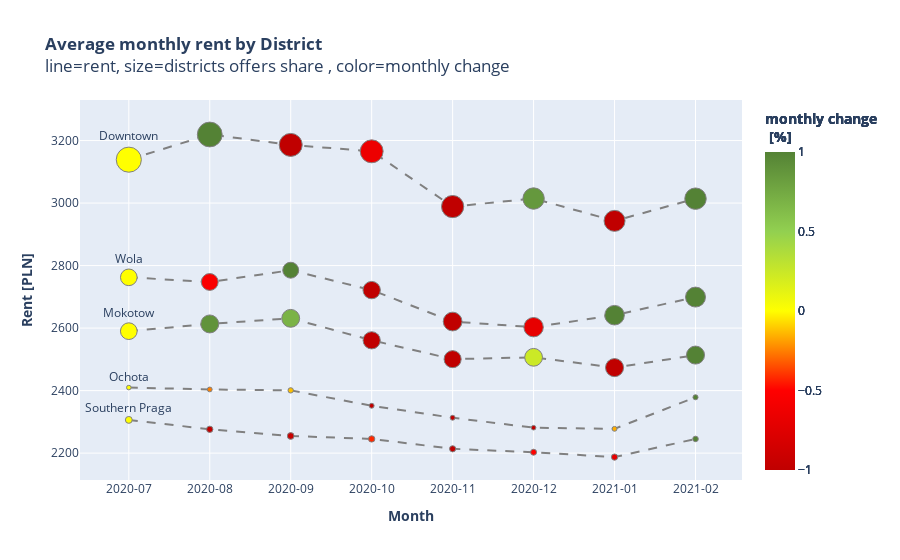

Source (notebook cell):
### Code cell
data=[]
for dtr in top_5_districts :
    df_temp = df_monthly_dtr.query("district=='{}'".format(dtr))
    df_temp.reset_index(inplace=True, drop=True)
    
    trace=go.Scatter(
            x=df_temp.year_month,
            y=df_temp.total_monthly_price,
            hovertemplate= '%{text}',
            showlegend=False,
            mode='lines+markers',
            line=dict(color="grey", dash="dash"),
            marker=dict(
            color=df_temp.change,
            colorscale = custom_scale,
            cauto=False,
            cmin=-1,
            cmax=1,
            size=df_temp.offers_share,opacity=1,

                showscale=True,
                colorbar=dict(title="<b>monthly change<br> [%] <br>")
             
        
            
            ),
            name="",
    
        text=['''<b>District: {}<br>Mean monthly price: {:.0f}</b></br><br>Change from last month {:.2f}%<br>Offers count: {:.0f}<br>District share in all offers: {:.0f}%'''\
                              .format(df_temp.district[i],
                                      df_temp.total_monthly_price[i],
                                       df_temp.change[i],
                                      df_temp.offers[i],
                                         df_temp.offers_share[i],
                                     ) for i in range(0, df_temp.shape[0])],

        )
    
    
    data.append(trace)

# Adding text trace to show district names next to first point of the line graph
names_df = df_monthly_dtr[df_monthly_dtr.district.apply(lambda x: x in top_5_districts)].query("year_month=='2020-07'")
names_df.reset_index(inplace=True, drop=True)

dtr_names_trace = go.Scatter(
            x=names_df.year_month,
            y=names_df.total_monthly_price,
            text = names_df.district,
            mode="text+markers",
            textposition="top center",
            hoverinfo="skip",
            showlegend=False,
            marker=dict(
            
                size=names_df.offers_share,opacity=0)
            

        
            
            )

data.append(dtr_names_trace)
    
figure=go.Figure(
data=data,
layout=go.Layout(
        title="<b>Average monthly rent by District</b><br>line=rent, size=districts offers share , color=monthly change",
            yaxis=dict(title="<b>Rent [PLN]"),
        xaxis=dict(title="<b>Month",type="category")

    
    ))


iplot(figure)

### Figure 1 — Plotly figure (JSON) as saved in the notebook; plotly's stock layout.template omitted (floating-point values rounded to 4 significant figures)
{"data": [{"hovertemplate": "%{text}", "line": {"color": "grey", "dash": "dash"}, "marker": {"cauto": false, "cmax": 1, "cmin": -1, "color": [0, 2.565, -1.033, -0.6447, -5.584, 0.8603, -2.369, 2.413], "colorbar": {"title": {"text": "<b>monthly change<br> [%] <br>"}}, "colorscale": [[0, "rgb(192,0,0)"], [0.25, "rgb(255,0,0)"], [0.5, "rgb(255,255,0)"], [0.75, "rgb(146,208,80)"], [1, "rgb(84,130,53)"]], "opacity": 1, "showscale": true, "size": [25.11, 24.8, 23.02, 22.91, 22.23, 21.38, 21.01, 21.42]}, "mode": "lines+markers", "name": "", "showlegend": false, "text": ["<b>District: Downtown<br>Mean monthly price: 3139</b></br><br>Change from last month 0.00%<br>Offers count: 1677<br>District share in all offers: 25%", "<b>District: Downtown<br>Mean monthly price: 3219</b></br><br>Change from last month 2.57%<br>Offers count: 1348<br>District share in all offers: 25%", "<b>District: Downtown<br>Mean monthly price: 3186</b></br><br>Change from last month -1.03%<br>Offers count: 1469<br>District share in all offers: 23%", "<b>District: Downtown<br>Mean monthly price: 3166</b></br><br>Change from last month -0.64%<br>Offers count: 1376<br>District share in all offers: 23%", "<b>District: Downtown<br>Mean monthly price: 2989</b></br><br>Change from last month -5.58%<br>Offers count: 1864<br>District share in all offers: 22%", "<b>District: Downtown<br>Mean monthly price: 3014</b></br><br>Change from last month 0.86%<br>Offers count: 1761<br>District share in all offers: 21%", "<b>District: Downtown<br>Mean monthly price: 2943</b></br><br>Change from last month -2.37%<br>Offers count: 1891<br>District share in all offers: 21%", "<b>District: Downtown<br>Mean monthly price: 3014</b></br><br>Change from last month 2.41%<br>Offers count: 1658<br>District share in all offers: 21%"], "type": "scatter", "x": ["2020-07", "2020-08", "2020-09", "2020-10", "2020-11", "2020-12", "2021-01", "2021-02"], "y": [3139.0, 3219.0, 3186.0, 3166.0, 2989.0, 3014.0, 2943.0, 3014.0]}, {"hovertemplate": "%{text}", "line": {"color": "grey", "dash": "dash"}, "marker": {"cauto": false, "cmax": 1, "cmin": -1, "color": [0, -0.5364, 1.369, -2.284, -3.696, -0.6888, 1.473, 2.193], "colorbar": {"title": {"text": "<b>monthly change<br> [%] <br>"}}, "colorscale": [[0, "rgb(192,0,0)"], [0.25, "rgb(255,0,0)"], [0.5, "rgb(255,255,0)"], [0.75, "rgb(146,208,80)"], [1, "rgb(84,130,53)"]], "opacity": 1, "showscale": true, "size": [16.65, 16.87, 15.89, 17.39, 18.78, 19.43, 19.58, 19.95]}, "mode": "lines+markers", "name": "", "showlegend": false, "text": ["<b>District: Wola<br>Mean monthly price: 2762</b></br><br>Change from last month 0.00%<br>Offers count: 1112<br>District share in all offers: 17%", "<b>District: Wola<br>Mean monthly price: 2748</b></br><br>Change from last month -0.54%<br>Offers count: 917<br>District share in all offers: 17%", "<b>District: Wola<br>Mean monthly price: 2785</b></br><br>Change from last month 1.37%<br>Offers count: 1014<br>District share in all offers: 16%", "<b>District: Wola<br>Mean monthly price: 2722</b></br><br>Change from last month -2.28%<br>Offers count: 1044<br>District share in all offers: 17%", "<b>District: Wola<br>Mean monthly price: 2621</b></br><br>Change from last month -3.70%<br>Offers count: 1575<br>District share in all offers: 19%", "<b>District: Wola<br>Mean monthly price: 2603</b></br><br>Change from last month -0.69%<br>Offers count: 1601<br>District share in all offers: 19%", "<b>District: Wola<br>Mean monthly price: 2641</b></br><br>Change from last month 1.47%<br>Offers count: 1762<br>District share in all offers: 20%", "<b>District: Wola<br>Mean monthly price: 2699</b></br><br>Change from last month 2.19%<br>Offers count: 1544<br>District share in all offers: 20%"], "type": "scatter", "x": ["2020-07", "2020-08", "2020-09", "2020-10", "2020-11", "2020-12", "2021-01", "2021-02"], "y": [2762.0, 2748.0, 2785.0, 2722.0, 2621.0, 2603.0, 2641.0, 2699.0]}, {"hovertemplate": "%{text}", "line": {"color": "grey", "dash": "dash"}, "marker": {"cauto": false, "cmax": 1, "cmin": -1, "color": [0, 0.8925, 0.6852, -2.67, -2.356, 0.2374, -1.317, 1.621], "colorbar": {"title": {"text": "<b>monthly change<br> [%] <br>"}}, "colorscale": [[0, "rgb(192,0,0)"], [0.25, "rgb(255,0,0)"], [0.5, "rgb(255,255,0)"], [0.75, "rgb(146,208,80)"], [1, "rgb(84,130,53)"]], "opacity": 1, "showscale": true, "size": [16.71, 17.97, 17.88, 17.2, 17.1, 17.78, 18.1, 18.04]}, "mode": "lines+markers", "name": "", "showlegend": false, "text": ["<b>District: Mokotow<br>Mean monthly price: 2590</b></br><br>Change from last month 0.00%<br>Offers count: 1116<br>District share in all offers: 17%", "<b>District: Mokotow<br>Mean monthly price: 2613</b></br><br>Change from last month 0.89%<br>Offers count: 977<br>District share in all offers: 18%", "<b>District: Mokotow<br>Mean monthly price: 2631</b></br><br>Change from last month 0.69%<br>Offers count: 1141<br>District share in all offers: 18%", "<b>District: Mokotow<br>Mean monthly price: 2561</b></br><br>Change from last month -2.67%<br>Offers count: 1033<br>District share in all offers: 17%", "<b>District: Mokotow<br>Mean monthly price: 2501</b></br><br>Change from last month -2.36%<br>Offers count: 1434<br>District share in all offers: 17%", "<b>District: Mokotow<br>Mean monthly price: 2507</b></br><br>Change from last month 0.24%<br>Offers count: 1465<br>District share in all offers: 18%", "<b>District: Mokotow<br>Mean monthly price: 2474</b></br><br>Change from last month -1.32%<br>Offers count: 1629<br>District share in all offers: 18%", "<b>District: Mokotow<br>Mean monthly price: 2514</b></br><br>Change from last month 1.62%<br>Offers count: 1396<br>District share in all offers: 18%"], "type": "scatter", "x": ["2020-07", "2020-08", "2020-09", "2020-10", "2020-11", "2020-12", "2021-01", "2021-02"], "y": [2590.0, 2613.0, 2631.0, 2561.0, 2501.0, 2507.0, 2474.0, 2514.0]}, {"hovertemplate": "%{text}", "line": {"color": "grey", "dash": "dash"}, "marker": {"cauto": false, "cmax": 1, "cmin": -1, "color": [0, -1.306, -0.937, -0.4219, -1.406, -0.4957, -0.7053, 2.656], "colorbar": {"title": {"text": "<b>monthly change<br> [%] <br>"}}, "colorscale": [[0, "rgb(192,0,0)"], [0.25, "rgb(255,0,0)"], [0.5, "rgb(255,255,0)"], [0.75, "rgb(146,208,80)"], [1, "rgb(84,130,53)"]], "opacity": 1, "showscale": true, "size": [6.888, 6.347, 6.707, 6.345, 6.189, 5.997, 6.256, 5.518]}, "mode": "lines+markers", "name": "", "showlegend": false, "text": ["<b>District: Southern Praga<br>Mean monthly price: 2306</b></br><br>Change from last month 0.00%<br>Offers count: 460<br>District share in all offers: 7%", "<b>District: Southern Praga<br>Mean monthly price: 2276</b></br><br>Change from last month -1.31%<br>Offers count: 345<br>District share in all offers: 6%", "<b>District: Southern Praga<br>Mean monthly price: 2255</b></br><br>Change from last month -0.94%<br>Offers count: 428<br>District share in all offers: 7%", "<b>District: Southern Praga<br>Mean monthly price: 2245</b></br><br>Change from last month -0.42%<br>Offers count: 381<br>District share in all offers: 6%", "<b>District: Southern Praga<br>Mean monthly price: 2214</b></br><br>Change from last month -1.41%<br>Offers count: 519<br>District share in all offers: 6%", "<b>District: Southern Praga<br>Mean monthly price: 2203</b></br><br>Change from last month -0.50%<br>Offers count: 494<br>District share in all offers: 6%", "<b>District: Southern Praga<br>Mean monthly price: 2187</b></br><br>Change from last month -0.71%<br>Offers count: 563<br>District share in all offers: 6%", "<b>District: Southern Praga<br>Mean monthly price: 2245</b></br><br>Change from last month 2.66%<br>Offers count: 427<br>District share in all offers: 6%"], "type": "scatter", "x": ["2020-07", "2020-08", "2020-09", "2020-10", "2020-11", "2020-12", "2021-01", "2021-02"], "y": [2306.0, 2276.0, 2255.0, 2245.0, 2214.0, 2203.0, 2187.0, 2245.0]}, {"hovertemplate": "%{text}", "line": {"color": "grey", "dash": "dash"}, "marker": {"cauto": false, "cmax": 1, "cmin": -1, "color": [0, -0.2484, -0.122, -2.053, -1.63, -1.374, -0.1595, 4.436], "colorbar": {"title": {"text": "<b>monthly change<br> [%] <br>"}}, "colorscale": [[0, "rgb(192,0,0)"], [0.25, "rgb(255,0,0)"], [0.5, "rgb(255,255,0)"], [0.75, "rgb(146,208,80)"], [1, "rgb(84,130,53)"]], "opacity": 1, "showscale": true, "size": [4.552, 4.801, 5.36, 4.929, 4.937, 4.625, 4.901, 5.039]}, "mode": "lines+markers", "name": "", "showlegend": false, "text": ["<b>District: Ochota<br>Mean monthly price: 2410</b></br><br>Change from last month 0.00%<br>Offers count: 304<br>District share in all offers: 5%", "<b>District: Ochota<br>Mean monthly price: 2404</b></br><br>Change from last month -0.25%<br>Offers count: 261<br>District share in all offers: 5%", "<b>District: Ochota<br>Mean monthly price: 2401</b></br><br>Change from last month -0.12%<br>Offers count: 342<br>District share in all offers: 5%", "<b>District: Ochota<br>Mean monthly price: 2351</b></br><br>Change from last month -2.05%<br>Offers count: 296<br>District share in all offers: 5%", "<b>District: Ochota<br>Mean monthly price: 2313</b></br><br>Change from last month -1.63%<br>Offers count: 414<br>District share in all offers: 5%", "<b>District: Ochota<br>Mean monthly price: 2281</b></br><br>Change from last month -1.37%<br>Offers count: 381<br>District share in all offers: 5%", "<b>District: Ochota<br>Mean monthly price: 2278</b></br><br>Change from last month -0.16%<br>Offers count: 441<br>District share in all offers: 5%", "<b>District: Ochota<br>Mean monthly price: 2379</b></br><br>Change from last month 4.44%<br>Offers count: 390<br>District share in all offers: 5%"], "type": "scatter", "x": ["2020-07", "2020-08", "2020-09", "2020-10", "2020-11", "2020-12", "2021-01", "2021-02"], "y": [2410.0, 2404.0, 2401.0, 2351.0, 2313.0, 2281.0, 2278.0, 2379.0]}, {"hoverinfo": "skip", "marker": {"opacity": 0, "size": [16.65, 4.552, 16.71, 25.11, 6.888]}, "mode": "text+markers", "showlegend": false, "text": ["Wola", "Ochota", "Mokotow", "Downtown", "Southern Praga"], "textposition": "top center", "type": "scatter", "x": ["2020-07", "2020-07", "2020-07", "2020-07", "2020-07"], "y": [2762.0, 2410.0, 2590.0, 3139.0, 2306.0]}], "layout": {"title": {"text": "<b>Average monthly rent by District</b><br>line=rent, size=districts offers share , color=monthly change"}, "xaxis": {"title": {"text": "<b>Month"}, "type": "category"}, "yaxis": {"title": {"text": "<b>Rent [PLN]"}}}}
